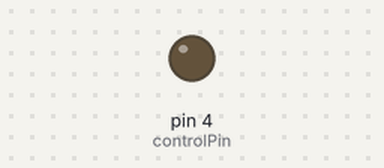
Recording of a sketch running on a simulated Arduino Uno, built with avr-gcc and run on an emulated ATmega328P. On the bench: output pins drawn as LEDs (lit = HIGH). What the sketch prints to the serial monitor is not drawn.

Above: at 0.3 s.
Timing chart, 0 to 1.8 s (numbered marks = the images above):
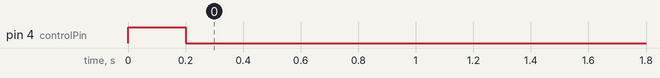

The sketch:

millis_timer_test.ino
```cpp
#include <elapsedMillis.h>

elapsedMillis timeElapsed;
unsigned int millisResolution = 100;
unsigned int tick = 100;
int timerMins = 0;
int timerSec = 0;
int timer10th = 1;
int cdrun = 1;
int controlPin = 4;

void setup() {
  Serial.begin(9600);
  pinMode(controlPin, OUTPUT);
}

void loop() {
  timer();
}

void relayStatus(bool state) {
  if (state) {
    digitalWrite(controlPin, HIGH);
  } else {
    digitalWrite(controlPin, LOW);
  }
}

void timer() {
  char timerDisp[6];
  while ((cdrun) == 1) {
    relayStatus(true);
    if (timeElapsed >= millisResolution) {
      --timer10th;
      if (timer10th <= -1) {
        --timerSec;
        timer10th = 9;
        if (timerSec <= -1) {
          --timerMins;
          timerSec = 59;
        }
      }
      sprintf(timerDisp, "%.2d:%.2d.%.1d", timerMins, timerSec, timer10th);
      Serial.println(timerDisp);
      tick = millisResolution;
      timeElapsed = 0;

      if (timerMins & timerSec or timer10th == -1) {
        stop();

      }
    }
  }
}

void stop() {
  Serial.println("Countdown finished");
  relayStatus(false);
  cdrun = 0;
}
```

Measured:
- by itself, pin 4 (controlPin): LOW → HIGH at 0.00 s, → LOW 0.20 s later
